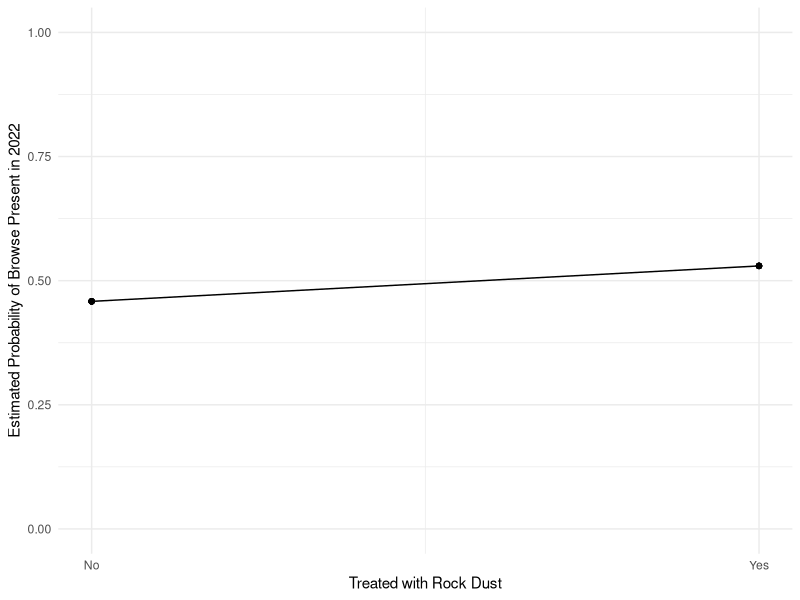

R code for this plot:

library(ggplot2)
library(dplyr)

Browse22 <- read.csv("Data_2022.csv", fileEncoding="UTF-8-BOM")
Browse2022<- cbind(Browse22$B1, Browse22$B0)

## inspect
Browse22


## making model, logistic regression ##
glm_Browse22 <- glm(Browse2022 ~ TREATMENT, family = binomial(link = "logit"),data = Browse22)
summary(glm_Browse22)


## Correct for overdispersion!!
newglm_Browse22 <- glm(Browse2022 ~ TREATMENT, family = quasibinomial(link = "logit"),data = Browse22)
summary(newglm_Browse22)


##plotting glm
# Predict the probabilities
predicted_probs22 <- predict(newglm_Browse22, type = "response")

# Combine the predicted probabilities with the original data
Browse22$predicted_probs <- predicted_probs22

# Plot the results
# Set custom colors
point_color <- "#1f78b4"  # Blue color for points
line_color <- "#33a02c"   # Green color for the line

ggplot(Browse22, aes(TREATMENT, predicted_probs)) +
  geom_point() +
  geom_line() +
  labs(x = "Treated with Rock Dust", y = "Estimated Probability of Browse Present in 2022") +
  ylim(0, 1) +
  scale_x_continuous(breaks = c(0, 1), labels = c("No", "Yes")) +  # Set x-axis breaks and labels
  theme_minimal()
